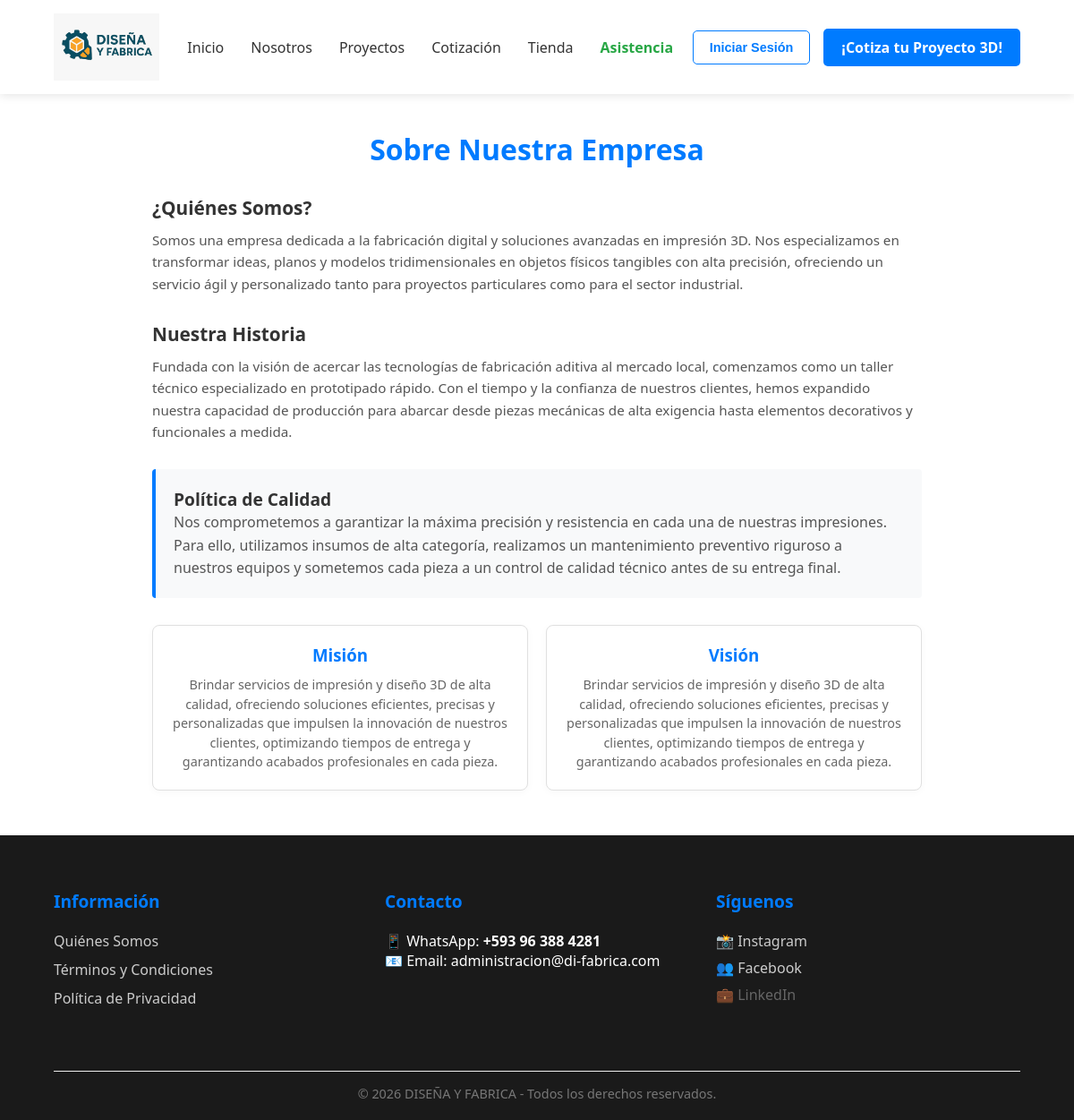
The page /quienes-somos.php on the database its author committed.
### tables this page shows
CREATE TABLE `empresa_info` (
  `id` int(11) NOT NULL,
  `quienes_somos` text NOT NULL,
  `mision` text NOT NULL,
  `vision` text NOT NULL,
  `google_maps` text NOT NULL,
  `logo` varchar(255) DEFAULT 'LogoDYF.png',
  `historia` text DEFAULT NULL,
  `politica_calidad` text DEFAULT NULL,
  `banner_titulo` varchar(255) DEFAULT 'Impresión 3D de Calidad para tus Ideas',
  `banner_subtitulo` text DEFAULT NULL
);

### quienes-somos.php (the view, shortened to what this page needs)
<?php include 'includes/header.php'; ?>
<?php include 'includes/db.php'; ?>
<?php
$consulta_info = "SELECT * FROM empresa_info WHERE id = 1";
$res_info = mysqli_query($conexion, $consulta_info);
$info = mysqli_fetch_assoc($res_info);
$quienes_somos    = !empty($info['quienes_somos']) ? $info['quienes_somos'] : 'Somos una empresa dedicada a la fabricación digital y soluciones avanzadas en impresión 3D.';
$historia         = !empty($info['historia']) ? $info['historia'] : 'Fundada con la visión de acercar la tecnología industrial a todos.';
$politica_calidad = !empty($info['politica_calidad']) ? $info['politica_calidad'] : 'Cada impresión es sometida a un control de calidad estricto.';
$mision           = !empty($info['mision']) ? $info['mision'] : 'Brindar servicios de impresión y diseño 3D de alta calidad.';
$vision           = !empty($info['vision']) ? $info['vision'] : 'Ser un referente líder en el mercado de la fabricación digital.';
?>
<!DOCTYPE html>
<html lang="es">
<head>
    <link rel="stylesheet" href="css/estilos.css">
</head>
<body>
<main class="nosotros-container">
    <h1 class="nosotros-titulo">Sobre Nuestra Empresa</h1>
    <div class="seccion-bloque">
        <h2>¿Quiénes Somos?</h2>
        <p><?php echo nl2br(htmlspecialchars($quienes_somos)); ?></p>
    </div>
    <div class="seccion-bloque">
        <h2>Nuestra Historia</h2>
        <p><?php echo nl2br(htmlspecialchars($historia)); ?></p>
    </div>
    <div class="caja-destacada">
        <h2 style="margin-top:0; color:#333; font-size:1.2rem;">Política de Calidad</h2>
        <p style="margin:0; color:#555; line-height:1.6;"><?php echo nl2br(htmlspecialchars($politica_calidad)); ?></p>
    </div>
    <div class="grid-mision-vision">
        <div class="card-mv">
            <h3>Misión</h3>
            <p><?php echo nl2br(htmlspecialchars($mision)); ?></p>
        </div>
        <div class="card-mv">
            <h3>Visión</h3>
            <p><?php echo nl2br(htmlspecialchars($vision)); ?></p>
        </div>
    </div>
</main>
<?php include 'includes/footer.php'; ?>
</body>
</html>

### includes/header.php (shortened to what this page needs)
<?php
$query_header = "SELECT logo FROM empresa_info WHERE id = 1";
$res_header = mysqli_query($conexion, $query_header);
$info_header = mysqli_fetch_assoc($res_header);
$logo_actual = (!empty($info_header['logo'])) ? $info_header['logo'] : 'LogoDYF.png';
?>
<header class="navbar">
    <div class="logo-container">
        <a href="index.php" style="display: flex; align-items: center; text-decoration: none;">
            <img src="img/<?php echo $logo_actual; ?>" alt="Logo Diseña y Fabrica" class="logo-img" style="height: 75px; width: auto; object-fit: contain; display: block;">
        </a>
    </div>
    <nav class="nav-links">
        <ul>
            <li><a href="index.php">Inicio</a></li>
            <li><a href="quienes-somos.php">Nosotros</a></li>
            <li><a href="proyectos.php">Proyectos</a></li>
            <li><a href="cotizacion.php">Cotización</a></li>
            <li><a href="tienda.php">Tienda</a></li>
            <li><a href="asistencia.php" style="color: #28a745; font-weight: bold;">Asistencia</a></li>
        </ul>
    </nav>
    <div class="nav-button" style="display: flex; align-items: center; gap: 15px;">
        <a href="admin/login.php" class="btn-login" style="color: #007bff; text-decoration: none; border: 1px solid #007bff; padding: 10px 18px; border-radius: 5px; font-weight: bold; font-size: 0.9rem; transition: all 0.3s; font-family: sans-serif;">
            Iniciar Sesión
        </a>
        <a href="cotizacion.php" class="btn-cotizar">¡Cotiza tu Proyecto 3D!</a>
    </div>
</header>

### css/estilos.css (style rules this page uses)
* { margin: 0; padding: 0; box-sizing: border-box; font-family: 'Segoe UI', sans-serif; }
.navbar { display: flex; justify-content: space-between; align-items: center; padding: 15px 5%; background: #fff; box-shadow: 0 2px 10px rgba(0,0,0,0.1); }
.logo-container a { display: flex; align-items: center; text-decoration: none; }
.logo-img { width: 40px; margin-right: 10px; }
.nav-links ul { display: flex; list-style: none; }
.nav-links ul li { position: relative; padding: 0 15px; }
.nav-links ul li a { text-decoration: none; color: #333; font-weight: 500; transition: 0.3s; }
.btn-cotizar { background: #007bff; color: white !important; padding: 10px 20px; border-radius: 5px; text-decoration: none; font-weight: bold; transition: 0.3s; }

### quienes-somos.php (style rules this page uses)
.nosotros-container { max-width: 900px; margin: 40px auto; padding: 0 20px; font-family: sans-serif; }
.nosotros-titulo { text-align: center; color: #007bff; font-size: 2rem; margin-bottom: 30px; }
.seccion-bloque { margin-bottom: 30px; }
.seccion-bloque h2 { color: #333; font-size: 1.3rem; margin-bottom: 10px; }
.seccion-bloque p { color: #555; line-height: 1.6; font-size: 0.95rem; }
.caja-destacada { background: #f8f9fa; border-left: 4px solid #007bff; padding: 20px; border-radius: 4px; margin-bottom: 30px; }
.grid-mision-vision { display: grid; grid-template-columns: 1fr 1fr; gap: 20px; margin-top: 30px; }
.card-mv { background: #fff; border: 1px solid #e0e0e0; padding: 20px; border-radius: 8px; box-shadow: 0 2px 8px rgba(0,0,0,0.03); text-align: center; }
.card-mv h3 { color: #007bff; margin-top: 0; margin-bottom: 10px; }
.card-mv p { color: #666; font-size: 0.9rem; line-height: 1.5; margin: 0; }

### rows shown on the page
empresa_info: logo (picture), quienes_somos "Somos una empresa dedicada a la fabricación digital y soluciones avanzadas en impresión 3D. Nos especializamos en transformar ideas, planos y modelos tridimensionales en objetos físicos tangibles con alta precisión, ofreciendo un servicio ágil y personalizado tanto para proyectos particulares como para el sector industrial.", historia "Fundada con la visión de acercar las tecnologías de fabricación aditiva al mercado local, comenzamos como un taller técnico especializado en prototipado rápido. Con el tiempo y la confianza de nuestros clientes, hemos expandido nuestra capacidad de producción para abarcar desde piezas mecánicas de alta exigencia hasta elementos decorativos y funcionales a medida.", politica_calidad "Nos comprometemos a garantizar la máxima precisión y resistencia en cada una de nuestras impresiones. Para ello, utilizamos insumos de alta categoría, realizamos un mantenimiento preventivo riguroso a nuestros equipos y sometemos cada pieza a un control de calidad técnico antes de su entrega final.", mision "Brindar servicios de impresión y diseño 3D de alta calidad, ofreciendo soluciones eficientes, precisas y personalizadas que impulsen la innovación de nuestros clientes, optimizando tiempos de entrega y garantizando acabados profesionales en cada pieza.", vision "Brindar servicios de impresión y diseño 3D de alta calidad, ofreciendo soluciones eficientes, precisas y personalizadas que impulsen la innovación de nuestros clientes, optimizando tiempos de entrega y garantizando acabados profesionales en cada pieza."
